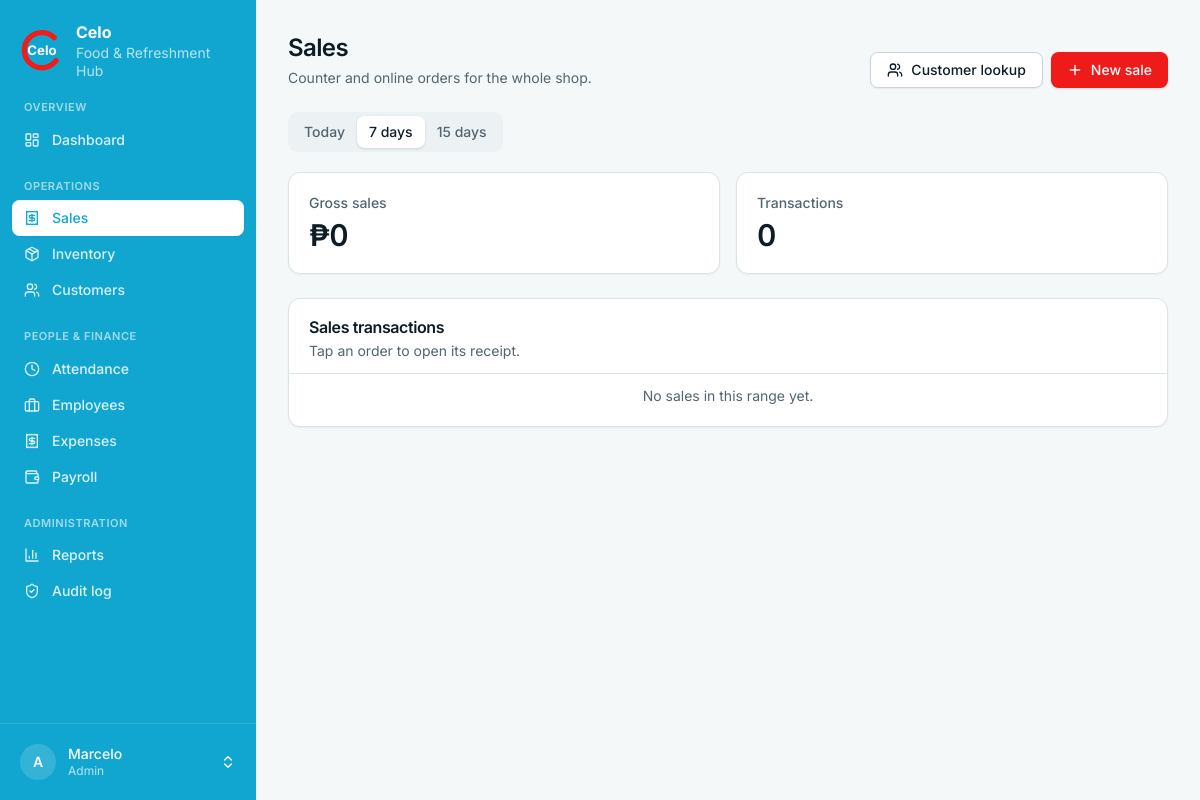
The page /sales/?range=7 (signed in) on the database as committed earlier.
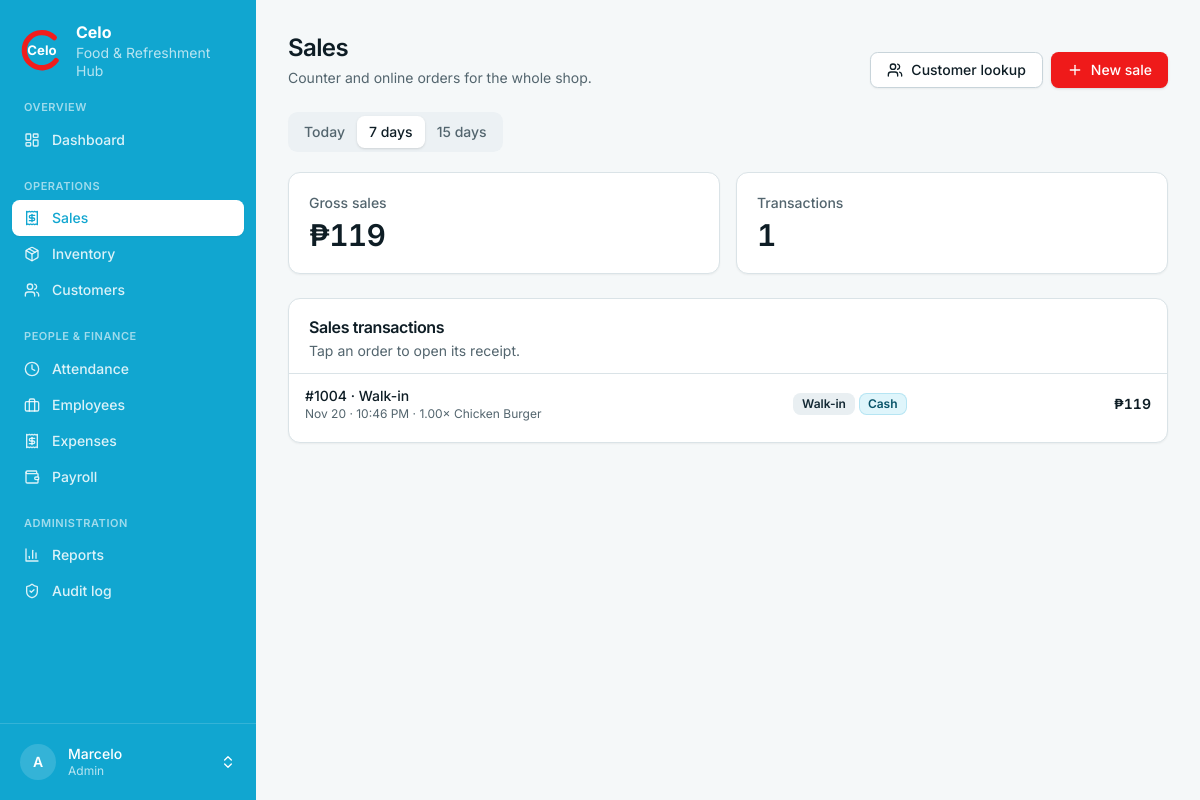
The same page on the database as committed later.
### sales/models.py (models this page shows, shortened)
class Order(models.Model):
    class OrderType(models.TextChoices):
        WALK_IN = "walk_in", "Walk-in"
        GRABFOOD = "grabfood", "GrabFood"
        FOODPANDA = "foodpanda", "Foodpanda"
    class Payment(models.TextChoices):
        CASH = "cash", "Cash"
        GCASH = "gcash", "GCash"
        ONLINE = "online", "Online"
    order_type = models.CharField(max_length=10, choices=OrderType.choices, default=OrderType.WALK_IN)
    payment_method = models.CharField(max_length=10, choices=Payment.choices, default=Payment.CASH)
    customer = models.ForeignKey(Customer, null=True, blank=True, on_delete=models.SET_NULL, related_name="orders")
    total = models.DecimalField(max_digits=12, decimal_places=2, default=0)
    created_at = models.DateTimeField(default=timezone.now)
    created_by = models.ForeignKey(settings.AUTH_USER_MODEL, null=True, on_delete=models.SET_NULL, related_name="orders")
    class Meta:
        ordering = ["-created_at", "-id"]
    @property
    def number(self):
        return 1000 + self.pk
    @property
    def label(self):
        if self.customer:
            return self.customer.short_name
        return self.get_order_type_display()
    @property
    def summary(self):
        return " · ".join(f"{i.quantity:g}× {i.product.name}" for i in self.items.select_related("product"))

class OrderItem(models.Model):
    order = models.ForeignKey(Order, on_delete=models.CASCADE, related_name="items")
    product = models.ForeignKey("inventory.Product", on_delete=models.PROTECT, related_name="order_items")
    quantity = models.DecimalField(max_digits=8, decimal_places=2, validators=[MinValueValidator(Decimal("0.01"))])
    unit_price = models.DecimalField(max_digits=10, decimal_places=2)  # snapshot at time of sale

### inventory/models.py (models this page shows, shortened)
class Product(models.Model):
    class Kind(models.TextChoices):
        INGREDIENT = "ingredient", "Ingredient"
        MENU = "menu", "Menu"
    class Unit(models.TextChoices):
        PCS = "pcs", "pcs"
        KG = "kg", "kg"
        G = "g", "g"
        L = "L", "L"
        ML = "mL", "mL"
        PACKS = "packs", "packs"
    name = models.CharField(max_length=120, unique=True)
    kind = models.CharField(max_length=12, choices=Kind.choices, default=Kind.INGREDIENT)
    category = models.CharField(max_length=60, blank=True, help_text="e.g. Drinks, Burgers, Dairy")
    unit = models.CharField(max_length=8, choices=Unit.choices, default=Unit.PCS)
    price = models.DecimalField(
        max_digits=10, decimal_places=2, default=0, validators=[MinValueValidator(0)],
        help_text="Selling price (menu items only).",
    )
    unit_cost = models.DecimalField(
        max_digits=10, decimal_places=2, default=0, validators=[MinValueValidator(0)],
        help_text="What one unit costs Celo; used to value waste.",
    )
    reorder_level = models.DecimalField(max_digits=10, decimal_places=2, default=0)
    is_active = models.BooleanField(default=True)
    class Meta:
        ordering = ["name"]

### sales/views.py (the view)
# urls.py: path("", views.sale_list, name="list"),
@login_required
def sale_list(request):
    range_key = request.GET.get("range", "today")
    orders = Order.objects.filter(created_at__gte=since_for(range_key)).select_related("customer", "created_by")
    if not request.user.is_celo_admin:        # staff see their own transactions only
        orders = orders.filter(created_by=request.user)
    gross = orders.aggregate(t=Sum("total"))["t"] or Decimal("0")
    return render(request, "sales/sale_list.html", {
        "orders": orders[:200], "gross": gross, "range": range_key,
    })

### accounts/models.py (called while the page is built)
    @property
    def is_celo_admin(self):
        return self.is_superuser or self.role == self.Role.ADMIN

### celo/utils.py (called while the page is built)
def day_start(d: date) -> datetime:
    return timezone.make_aware(datetime.combine(d, time.min))

def range_start(days_back: int) -> datetime:
    return day_start(timezone.localdate() - timedelta(days=days_back))

### sales/views.py (called while the page is built)
def since_for(range_key):
    return range_start(RANGES.get(range_key, 0))

### templates/sales/sale_list.html (shortened to what this page needs)
{% extends "base.html" %}{% load humanize %}
{% block page_title %}Sales{% endblock %}
{% block page_desc %}Counter and online orders{% if user.is_celo_admin %} for the whole shop{% else %} you recorded{% endif %}.{% endblock %}
{% block actions %}
  <a class="btn btn-outline" href="{% url 'sales:customers' %}">{% include "partials/icon.html" with name="users" %}Customer lookup</a>
  <a class="btn btn-primary" href="{% url 'sales:new' %}">{% include "partials/icon.html" with name="plus" %}New sale</a>
{% endblock %}
{% block content %}
<div class="mb-5 flex flex-wrap items-center justify-between gap-3">
  <div class="tabs">
    <a class="tab {% if range == 'today' %}tab-active{% endif %}" href="?range=today">Today</a>
    <a class="tab {% if range == '7' %}tab-active{% endif %}" href="?range=7">7 days</a>
    <a class="tab {% if range == '15' %}tab-active{% endif %}" href="?range=15">15 days</a>
  </div>
</div>
<div class="mb-6 grid gap-4 sm:grid-cols-2">
  <div class="card p-5"><p class="text-sm font-medium text-muted-foreground">Gross sales</p><p class="mt-1 text-3xl font-semibold tracking-tight tabular-nums">₱{{ gross|floatformat:"-2"|intcomma }}</p></div>
  <div class="card p-5"><p class="text-sm font-medium text-muted-foreground">Transactions</p><p class="mt-1 text-3xl font-semibold tracking-tight tabular-nums">{{ orders|length }}</p></div>
</div>
<section class="card">
  <div class="card-header"><h2 class="card-title">Sales transactions</h2><p class="card-description">Tap an order to open its receipt.</p></div>
  <div class="card-content px-0 pb-2"><div class="table-wrap"><table>
    <tbody>
    {% for o in orders %}
      <tr>
        <td><a href="{% url 'sales:receipt' o.pk %}" class="font-medium hover:underline">#{{ o.number }} · {{ o.label }}</a>
            <div class="text-xs text-muted-foreground">{{ o.created_at|date:"M d · g:i A" }} · {{ o.summary }}</div></td>
        <td class="hidden sm:table-cell"><span class="badge badge-muted">{{ o.get_order_type_display }}</span> <span class="badge badge-cyan">{{ o.get_payment_method_display }}</span></td>
        <td class="num font-semibold">₱{{ o.total|floatformat:"-2"|intcomma }}</td>
      </tr>
    {% empty %}<tr><td colspan="3" class="py-10 text-center text-muted-foreground">No sales in this range yet.</td></tr>{% endfor %}
    </tbody>
  </table></div></div>
</section>
{% endblock %}

### templates/base.html (shortened to what this page needs)
{% load celo_ui %}<!doctype html>
<html lang="en" class="h-full">
<head>
  {% include "partials/tailwind.html" %}
</head>
<body class="min-h-full bg-background font-sans text-foreground antialiased">
<div class="min-h-screen {% if user.is_authenticated %}md:grid md:grid-cols-[16rem_minmax(0,1fr)]{% endif %}">
{% if user.is_authenticated %}
  {% nav_items as groups %}
  <aside id="sidebar" class="fixed inset-y-0 left-0 z-40 flex w-64 -translate-x-full flex-col bg-brand-dark text-white transition-transform duration-200 md:sticky md:top-0 md:h-screen md:translate-x-0 print:hidden">
    <a href="{% url 'dashboard:home' %}" class="flex items-center gap-3 px-5 py-5" aria-label="Celo home">
      <svg viewBox="0 0 100 100" class="h-11 w-11 shrink-0" role="img" aria-label="Celo logo">
        <text x="50" y="62" text-anchor="middle" font-size="30" font-weight="700" fill="#fff" font-family="Inter, system-ui, sans-serif">Celo</text>
      </svg>
      <span class="text-sm leading-tight"><strong class="block text-base">Celo</strong><span class="text-white/70">Food &amp; Refreshment Hub</span></span>
    </a>
    <nav class="flex-1 space-y-5 overflow-y-auto px-3 pb-4" aria-label="Main">
      {% for g in groups %}
        <div>
          <p class="px-3 pb-1.5 text-[11px] font-semibold uppercase tracking-wider text-white/60">{{ g.label }}</p>
          {% for i in g.items %}
            <a href="{{ i.href }}" {% if i.active %}aria-current="page"{% endif %}
               class="flex items-center gap-3 rounded-md px-3 py-2 text-sm font-medium transition-colors {% if i.active %}bg-white text-brand-dark shadow-sm{% else %}text-white/85 hover:bg-white/10 hover:text-white{% endif %}">
              {% include "partials/icon.html" with name=i.icon %}{{ i.label }}
            </a>
          {% endfor %}
        </div>
      {% endfor %}
    </nav>
    <div class="relative border-t border-white/15 p-3">
      <button type="button" id="profile-btn" aria-haspopup="menu" aria-expanded="false" aria-controls="profile-menu"
              class="flex w-full items-center gap-3 rounded-md px-2 py-2 text-left transition-colors hover:bg-white/10 {% if request.resolver_match.app_name == 'accounts' %}bg-white/10{% endif %}">
        <span class="grid h-9 w-9 shrink-0 place-items-center rounded-full bg-white/15 text-sm font-semibold">{{ user.username|slice:":1"|upper }}</span>
        <span class="min-w-0 flex-1 text-sm leading-tight"><span class="block truncate font-medium">{{ user.get_full_name|default:user.username }}</span><span class="block text-xs text-white/70">{{ user.get_role_display }}</span></span>
      </button>
    </div>
  </aside>
{% endif %}
  <div class="min-w-0">
    <main class="mx-auto w-full max-w-6xl p-4 sm:p-6 lg:p-8">
      {% block header %}
        <div class="mb-6 flex flex-wrap items-end justify-between gap-3 print:hidden">
          <div>
            <h1 class="text-2xl font-semibold tracking-tight">{% block page_title %}{% endblock %}</h1>
            <p class="mt-1 text-sm text-muted-foreground">{% block page_desc %}{% endblock %}</p>
          </div>
          <div class="flex flex-wrap items-center gap-2">{% block actions %}{% endblock %}</div>
        </div>
      {% endblock %}
      {% block content %}{% endblock %}
    </main>
  </div>
</div>
</body>
</html>

Rows that differ between the two databases and show on the page:
added Order: number "1004", label "Walk-in", created_at "Nov 20 · 10:46 PM", summary "1.00× Chicken Burger", order_type "Walk-in", payment_method "Cash", total "119"
Other text that changed with them:
{{ gross|floatformat:"-2"|intcomma }}: "0" → "119"
{{ orders|length }}: "0" → "1"
text no longer shown: "No sales in this range yet."
